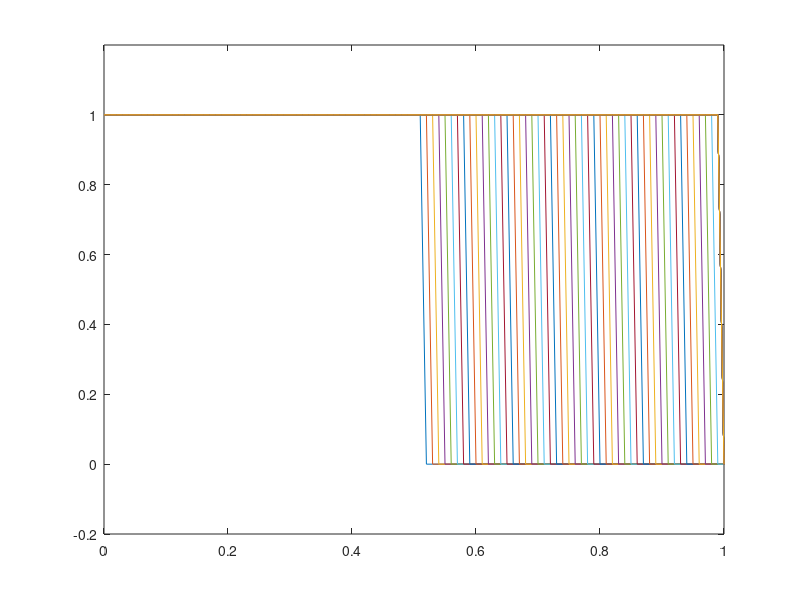

MATLAB code for this plot:
% Explicit method to solve the advection diffusion equation u_t + u_x = 0
% Parameters: 0 < x < L, N=number of points
% a = diffusivity, V(x)=velocity
%
clear
L=1;
% >> NOT USED>>>>
a=0.4;
Vmax=1.;
% DX/DT=1 >>>>
N=100;  
maxdt=101; % Maximum number of timesteps
dt=0.01; % timestep k
dx=L/N; % or h

dtq=dx*dx; 
h=dx;


% >> NOT USED>>>> V too!
r=a*dt/dx^2; 
q=Vmax*dx/a;

rk=dt/h;
rksq=rk*rk;

u=zeros(N+1,maxdt+1);  % Array for u(x,t) initialised to zero
x=zeros(1,N+1);
V=zeros(1,N+1);
time=zeros(1,maxdt+1);
for n=1:(N+1)        % Set up grid x(n) and initialise u(n,1)
    x(n)=(n-1)*dx;
    V(n)=Vmax;
    if(abs(x(n))<=0.5)     
        u(n,1)=1;
    else
        u(n,1)=0;
    end
   % u(n,1)=exp(-x(n)^2);
end
u(1,1)=1; % Zero boundary conditions
u(N+1,1)=0;
uu(1)=u(1,1);
uu(N+1)=0;

time(1)=0;
hold off
for j=1:maxdt    % Step in time
    time(j+1)=time(j)+dt;
    for n=2:N
% centered >>  (1) no good
 %      u(n,j+1)=u(n,j)+dt*((u(n-1,j)-u(n+1,j)))/(2*dx);
% bwinded >>  (2) no good
%        u(n,j+1)=u(n,j)+dt*((u(n,j)-u(n-1,j)))/(dx);
% upwinded  >> (3) good
%         u(n,j+1)=u(n,j)+dt*((u(n-1,j)-u(n,j)))/(dx);

% lax-wendroff:  good
	u(n,j+1)=0.5*(rksq-rk)*u(n+1,j)+0.5d0*(rksq+rk)*u(n-1,j)+u(n,j)*(1.d0-rksq);


        uu(n)=u(n,j+1)
    end;
    u(1,j+1)=1;
    u(N+1,j+1)=0;
figure(1);    % Contour u(x,t)
plot(x,uu);
axis([0. 1. -0.2 1.2]);
% hold off
 hold on
 pause(1)
end;
